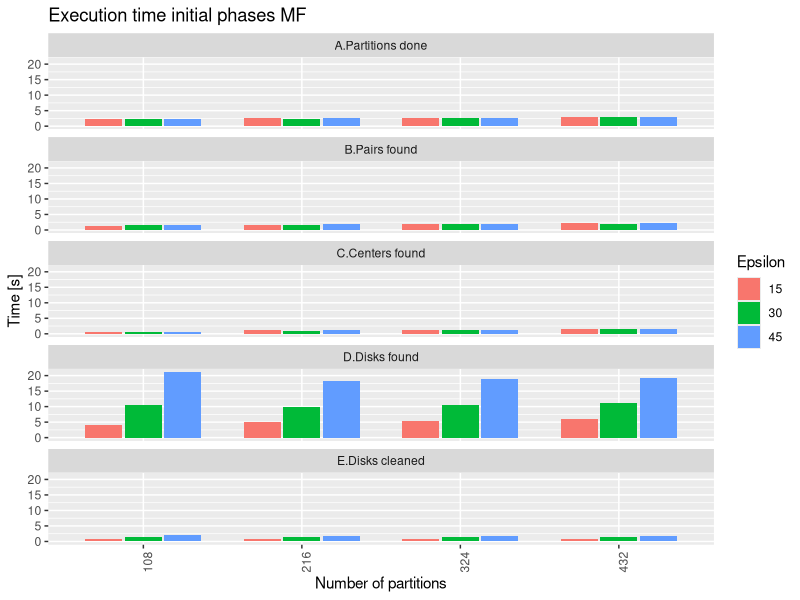
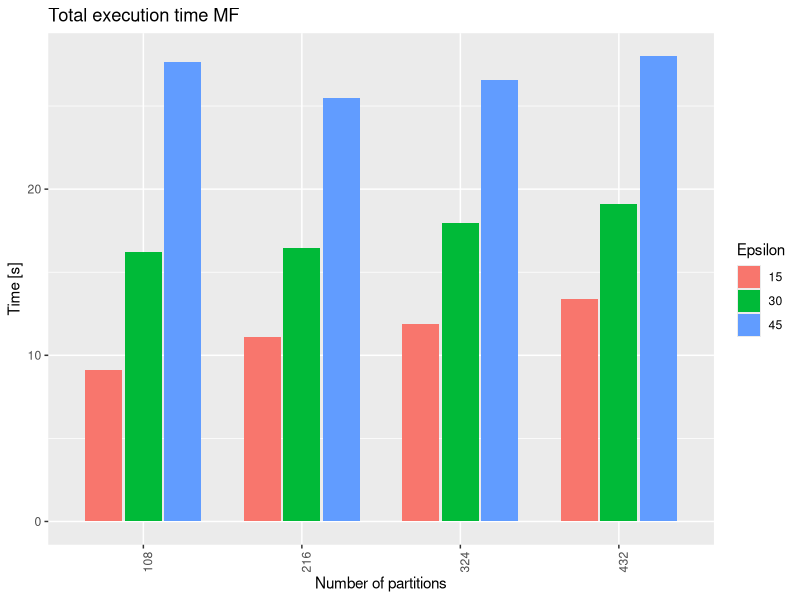
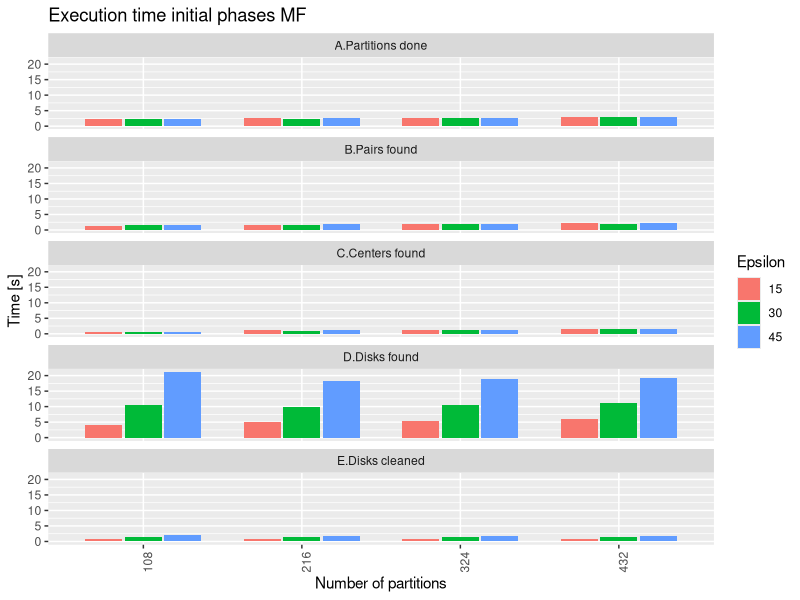
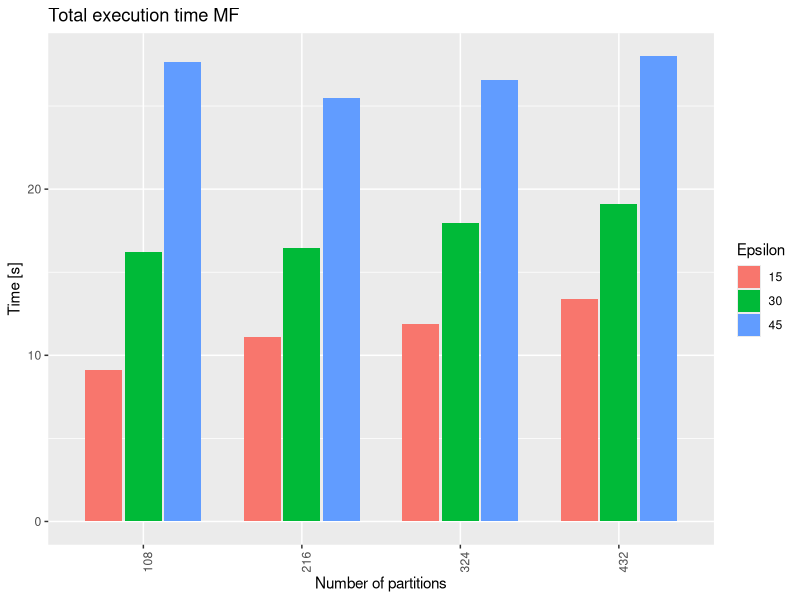

R code for these plots, in order:
require(tidyverse)

log = enframe(readLines("Experiment3.txt"))
paramsPattern = "epsilon |parallelism |partitions "
getParams <- function(command){
  params = str_trim(str_split(command, "--")[[1]])
  params = params[grepl(paramsPattern, params)]
  return(paste(params, collapse = " "))
}
spark = log %>% filter(grepl(value, pattern = "SparkSubmit")) %>% 
  separate(value, into = c(NA, "appId", "command"), sep = "\\|")
spark$params = spark$command %>% map(getParams)
spark = spark %>% separate(params, into = c(NA,"Epsilon", NA,"Partitions", NA,"Parallelism", NA,"Partitions2"), sep = " ") %>%
  select(appId, Epsilon, Partitions, Parallelism, Partitions2) 

fieldsGeoTester = c("Timestamp","Tag1","appId","Phase","Tag2","Time")
mf = log %>% filter(grepl(value, pattern = "\\|Time\\|")) %>% 
  separate(value, fieldsGeoTester, sep = "\\|") %>%
  mutate(Time = as.numeric(Time)) %>%
  select(appId, Phase, Time)

data = mf %>% inner_join(spark, by = c("appId"))

data1 = data %>% group_by(Phase, Partitions, Epsilon) %>% summarise(Time = mean(Time))

p = ggplot(data = data1, aes(x = factor(Partitions), y = Time, fill = Epsilon)) +
  geom_bar(stat="identity", position=position_dodge(width = 0.75), width = 0.7) + 
  facet_wrap(~Phase, ncol = 1) +
  theme(axis.text.x = element_text(angle = 90, hjust = 1)) + 
  labs(x="Number of partitions", y="Time [s]", title="Execution time initial phases MF") 
plot(p)
ggsave("Experiment3.pdf", width = 8, height = 7, device = "pdf")

data2 = data1 %>% group_by(Partitions, Epsilon) %>% summarise(Time = sum(Time))
p = ggplot(data = data2, aes(x = factor(Partitions), y = Time, fill = Epsilon)) +
  geom_bar(stat="identity", position=position_dodge(width = 0.75), width = 0.7) +
  theme(axis.text.x = element_text(angle = 90, hjust = 1)) + 
  labs(x="Number of partitions", y="Time [s]", title="Total execution time MF") 
plot(p)
ggsave("Total.pdf", width = 8, height = 7, device = "pdf")  